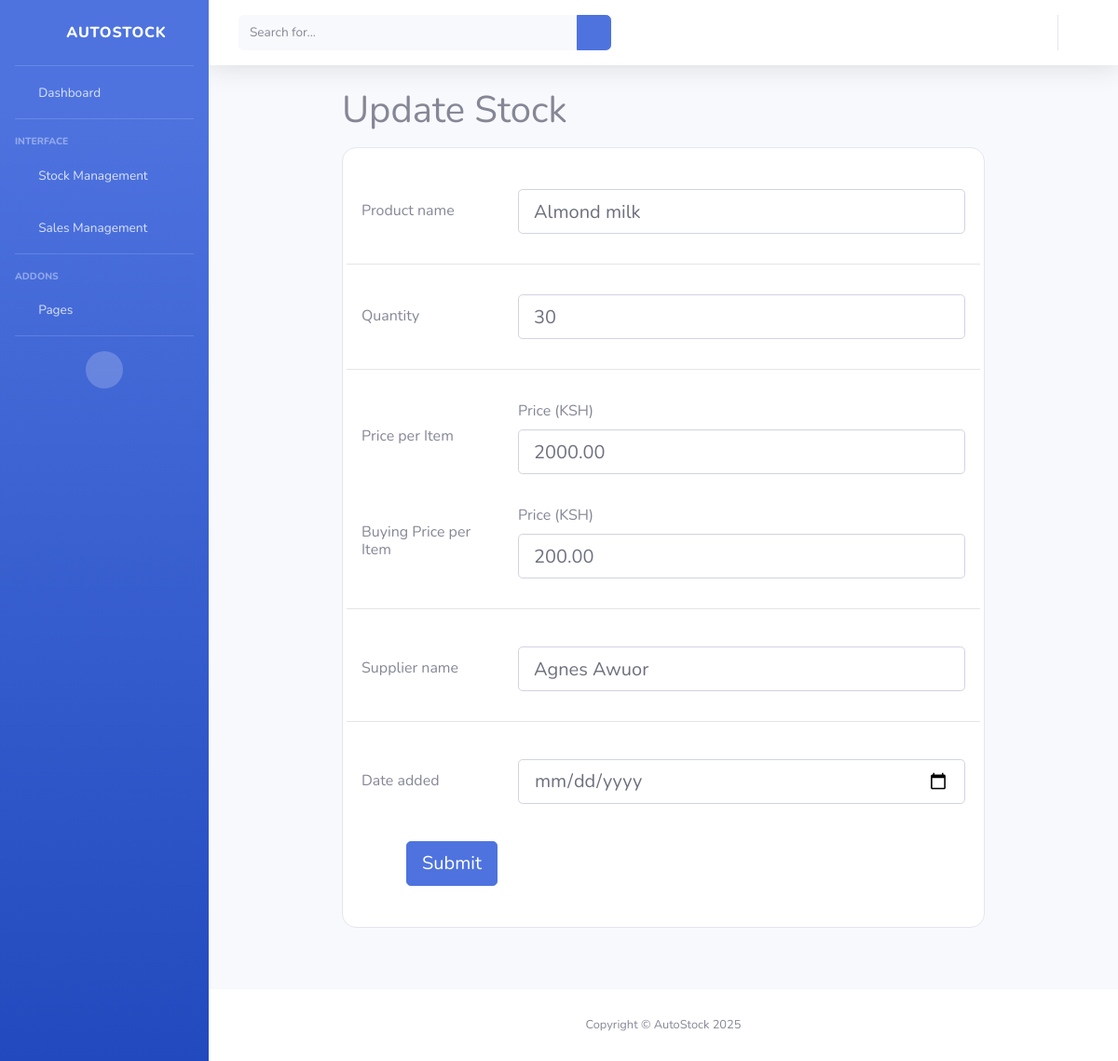
/editstock/5, run on an earlier commit of the app's database.
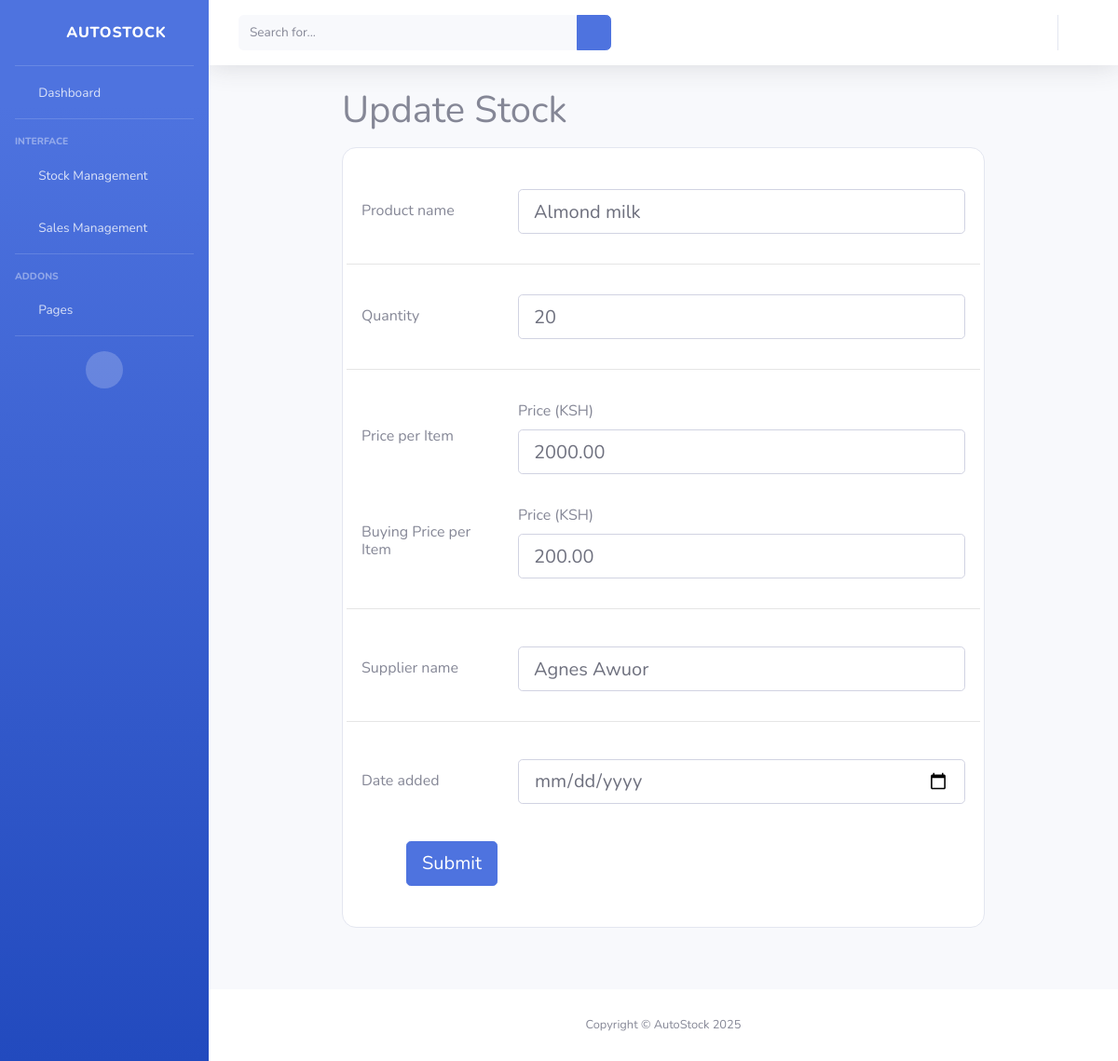
And on a later commit of the database.
### autoapp/models.py (models this page shows, shortened)
class Stock(models.Model):
     product = models. CharField(max_length=100)
     quantity = models.IntegerField()
     price = models.DecimalField(max_digits=12, decimal_places=2)
     buyingprice = models.DecimalField(max_digits=12, decimal_places=2, default=0.00)
     name = models.CharField(max_length=100)
     date = models.DateField(auto_now_add=True)

### autoapp/views.py (the view)
# urls.py: path('editstock/<int:id>', views.editstock, name='editstock'),
def editstock(request,id):
    editstocks =Stock.objects.get(id = id)
    return render(request, 'editstock.html', {'stock':editstocks})

### template/editstock.html (shortened to what the changed rows need)
<!DOCTYPE html>
<html lang="en">
<head>
    {% load static %}
    <link href="{% static 'vendor/fontawesome-free/css/all.min.css' %}" rel="stylesheet" type="text/css">
    <link href="{% static 'css/sb-admin-2.min.css' %}" rel="stylesheet">
</head>
<body id="page-top">
    <div id="wrapper">
        <div id="content-wrapper" class="d-flex flex-column">
            <div id="content">
                <form method="POST" action="/update/{{ stock.id }}">
                <section class="vh-100" style="background-color:;">
  <div class="container h-100">
    <div class="row d-flex justify-content-center align-items-center h-100">
      <div class="col-xl-9">
        <h1 class="text-gray mb-3">Update Stock</h1>
        <div class="card" style="border-radius: 15px;">
          <div class="card-body">
            <div class="row align-items-center pt-4 pb-3">
              <div class="col-md-9 pe-5">
                <input type="text" class="form-control form-control-lg" name="product" id="stock" value="{{ stock.product }}" />
              </div>
            </div>
            <div class="row align-items-center py-3">
              <div class="col-md-9 pe-5">
                <input type="number" class="form-control form-control-lg" placeholder="" name="quantity" id="quantity" value="{{ stock.quantity }}"/>
              </div>
            </div>
             <div class="row align-items-center py-3">
              <div class="col-md-9 pe-5">
                  <label for="price">Price (KSH)</label>
                <input type="number" class="form-control form-control-lg" placeholder="" name="price"  id="price" step="0.01" value="{{ stock.price }}"/>
              </div>
            </div>
              <div class="row align-items-center py-3">
              <div class="col-md-9 pe-5">
                  <label for="price">Price (KSH)</label>
                <input type="number" class="form-control form-control-lg" placeholder="" name="buyingprice"  id="buyingprice" step="0.01" value="{{ stock.buyingprice }}"/>
              </div>
            </div>
            <div class="row align-items-center pt-4 pb-3">
              <div class="col-md-9 pe-5">
                <input type="text" class="form-control form-control-lg" name="name" id="name" value="{{ stock.name }}"/>
              </div>
            </div>
              <div class="row align-items-center pt-4 pb-3">
              <div class="col-md-9 pe-5">
                <input type="date" class="form-control form-control-lg" name="date" id="date" value="{{ stock.date }}"/>
              </div>
            </div>
          </div>
        </div>
      </div>
    </div>
  </div>
</section>
                </form>
                <br> <br><br><br><br> <br><br>
        </div>
    </div>
</body>
</html>

What changed in the data, as far as the page shows it:
changed Stock "Almond milk": quantity "30" → "20"
